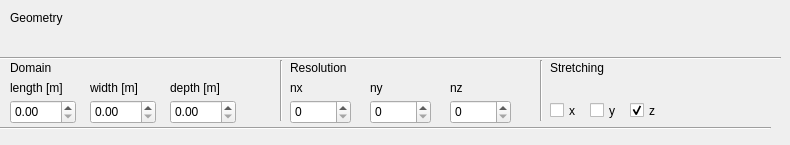
    <widget class="QWidget" name="tab">
     <attribute name="title">
      <string>Geometry</string>
     </attribute>
     <widget class="QLabel" name="label_6">
      <property name="geometry">
       <rect>
        <x>290</x>
        <y>80</y>
        <width>57</width>
        <height>15</height>
       </rect>
      </property>
      <property name="text">
       <string>nx</string>
      </property>
     </widget>
     <widget class="Line" name="line_3">
      <property name="geometry">
       <rect>
        <x>-10</x>
        <y>120</y>
        <width>781</width>
        <height>16</height>
       </rect>
      </property>
      <property name="orientation">
       <enum>Qt::Horizontal</enum>
      </property>
     </widget>
     <widget class="QLabel" name="label_9">
      <property name="geometry">
       <rect>
        <x>550</x>
        <y>60</y>
        <width>71</width>
        <height>16</height>
       </rect>
      </property>
      <property name="text">
       <string>Stretching</string>
      </property>
     </widget>
     <widget class="QLabel" name="label_5">
      <property name="geometry">
       <rect>
        <x>170</x>
        <y>80</y>
        <width>75</width>
        <height>16</height>
       </rect>
      </property>
      <property name="minimumSize">
       <size>
        <width>75</width>
        <height>0</height>
       </size>
      </property>
      <property name="text">
       <string>depth [m]</string>
      </property>
     </widget>
     <widget class="Line" name="line_2">
      <property name="geometry">
       <rect>
        <x>280</x>
        <y>60</y>
        <width>3</width>
        <height>61</height>
       </rect>
      </property>
      <property name="orientation">
       <enum>Qt::Vertical</enum>
      </property>
     </widget>
     <widget class="Line" name="line">
      <property name="geometry">
       <rect>
        <x>0</x>
        <y>50</y>
        <width>781</width>
        <height>16</height>
       </rect>
      </property>
      <property name="orientation">
       <enum>Qt::Horizontal</enum>
      </property>
     </widget>
     <widget class="QLabel" name="label_2">
      <property name="geometry">
       <rect>
        <x>10</x>
        <y>80</y>
        <width>75</width>
        <height>16</height>
       </rect>
      </property>
      <property name="minimumSize">
       <size>
        <width>75</width>
        <height>0</height>
       </size>
      </property>
      <property name="whatsThis">
       <string extracomment="Domain length in the direction of wave propagation"/>
      </property>
      <property name="text">
       <string>length [m]</string>
      </property>
     </widget>
     <widget class="QCheckBox" name="sy">
      <property name="geometry">
       <rect>
        <x>590</x>
        <y>100</y>
        <width>31</width>
        <height>21</height>
       </rect>
      </property>
      <property name="text">
       <string>y</string>
      </property>
      <property name="checked">
       <bool>false</bool>
      </property>
     </widget>
     <widget class="Line" name="line_4">
      <property name="geometry">
       <rect>
        <x>540</x>
        <y>60</y>
        <width>3</width>
        <height>61</height>
       </rect>
      </property>
      <property name="orientation">
       <enum>Qt::Vertical</enum>
      </property>
     </widget>
     <widget class="QLabel" name="label_8">
      <property name="geometry">
       <rect>
        <x>450</x>
        <y>80</y>
        <width>57</width>
        <height>15</height>
       </rect>
      </property>
      <property name="text">
       <string>nz</string>
      </property>
     </widget>
     <widget class="QLabel" name="label_10">
      <property name="geometry">
       <rect>
        <x>290</x>
        <y>60</y>
        <width>71</width>
        <height>16</height>
       </rect>
      </property>
      <property name="text">
       <string>Resolution</string>
      </property>
     </widget>
     <widget class="QLabel" name="label_7">
      <property name="geometry">
       <rect>
        <x>370</x>
        <y>80</y>
        <width>57</width>
        <height>15</height>
       </rect>
      </property>
      <property name="text">
       <string>ny</string>
      </property>
     </widget>
     <widget class="QCheckBox" name="sz">
      <property name="geometry">
       <rect>
        <x>630</x>
        <y>100</y>
        <width>41</width>
        <height>21</height>
       </rect>
      </property>
      <property name="text">
       <string>z</string>
      </property>
      <property name="checked">
       <bool>true</bool>
      </property>
     </widget>
     <widget class="QCheckBox" name="sx">
      <property name="geometry">
       <rect>
        <x>550</x>
        <y>100</y>
        <width>31</width>
        <height>21</height>
       </rect>
      </property>
      <property name="text">
       <string>x</string>
      </property>
      <property name="checked">
       <bool>false</bool>
      </property>
     </widget>
     <widget class="QLabel" name="label_4">
      <property name="geometry">
       <rect>
        <x>10</x>
        <y>60</y>
        <width>57</width>
        <height>15</height>
       </rect>
      </property>
      <property name="text">
       <string>Domain</string>
      </property>
     </widget>
     <widget class="QLabel" name="label_3">
      <property name="geometry">
       <rect>
        <x>90</x>
        <y>80</y>
        <width>75</width>
        <height>16</height>
       </rect>
      </property>
      <property name="minimumSize">
       <size>
        <width>75</width>
        <height>0</height>
       </size>
      </property>
      <property name="text">
       <string>width [m]</string>
      </property>
     </widget>
     <widget class="QLabel" name="label_88">
      <property name="geometry">
       <rect>
        <x>10</x>
        <y>10</y>
        <width>201</width>
        <height>16</height>
       </rect>
      </property>
      <property name="text">
       <string>Geometry</string>
      </property>
     </widget>
     <widget class="QDoubleSpinBox" name="length">
      <property name="geometry">
       <rect>
        <x>10</x>
        <y>100</y>
        <width>66</width>
        <height>24</height>
       </rect>
      </property>
      <property name="maximum">
       <double>10000.000000000000000</double>
      </property>
      <property name="singleStep">
       <double>0.100000000000000</double>
      </property>
     </widget>
     <widget class="QDoubleSpinBox" name="width">
      <property name="geometry">
       <rect>
        <x>90</x>
        <y>100</y>
        <width>66</width>
        <height>24</height>
       </rect>
      </property>
      <property name="maximum">
       <double>10000.000000000000000</double>
      </property>
      <property name="singleStep">
       <double>0.100000000000000</double>
      </property>
     </widget>
     <widget class="QDoubleSpinBox" name="depth">
      <property name="geometry">
       <rect>
        <x>170</x>
        <y>100</y>
        <width>66</width>
        <height>24</height>
       </rect>
      </property>
      <property name="maximum">
       <double>10000.000000000000000</double>
      </property>
      <property name="singleStep">
       <double>0.100000000000000</double>
      </property>
     </widget>
     <widget class="QSpinBox" name="nx">
      <property name="geometry">
       <rect>
        <x>290</x>
        <y>100</y>
        <width>61</width>
        <height>24</height>
       </rect>
      </property>
      <property name="maximum">
       <number>10000</number>
      </property>
     </widget>
     <widget class="QSpinBox" name="ny">
      <property name="geometry">
       <rect>
        <x>370</x>
        <y>100</y>
        <width>61</width>
        <height>24</height>
       </rect>
      </property>
      <property name="maximum">
       <number>10000</number>
      </property>
     </widget>
     <widget class="QSpinBox" name="nz">
      <property name="geometry">
       <rect>
        <x>450</x>
        <y>100</y>
        <width>61</width>
        <height>24</height>
       </rect>
      </property>
      <property name="maximum">
       <number>10000</number>
      </property>
     </widget>
    </widget>
